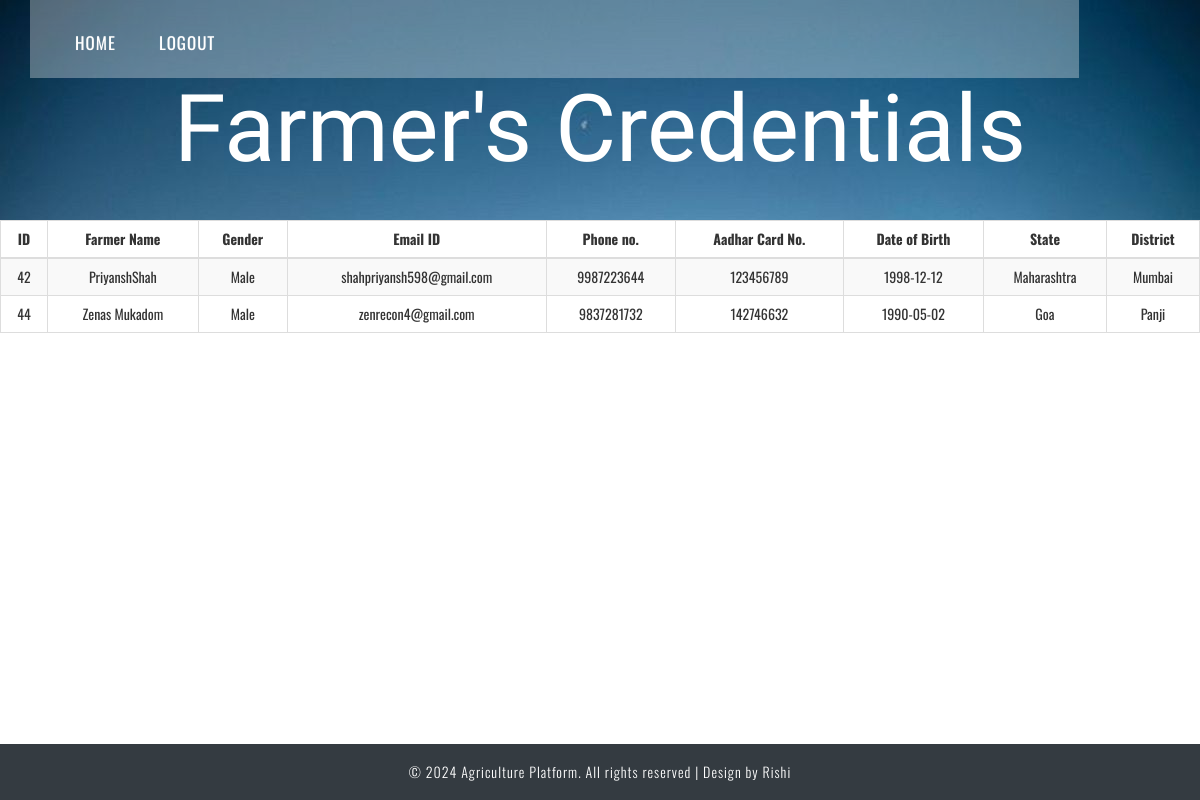
Page /gov_credentials.php on the committed database.
### tables this page shows
CREATE TABLE `farmerlogin` (
  `farmer_id` int(11) NOT NULL,
  `farmer_name` varchar(255) NOT NULL,
  `password` varchar(255) NOT NULL,
  `email` varchar(255) NOT NULL,
  `phone_no` varchar(50) NOT NULL,
  `F_gender` varchar(255) NOT NULL,
  `F_birthday` varchar(255) NOT NULL,
  `F_State` varchar(255) NOT NULL,
  `F_District` varchar(255) NOT NULL,
  `F_Location` varchar(255) NOT NULL,
  `F_AadharNo` varchar(255) NOT NULL,
  `F_AadharNo_file` varchar(255) NOT NULL,
  `F_Photo_Id_file` varchar(255) NOT NULL,
  `otp` int(20) NOT NULL
);

### gov_credentials.php (the view, shortened to what this page needs)
<?php
$servername="localhost";
$username="root";
$password="";
$dbname="agriculture_portal";
$conn =mysqli_connect($servername, $username, $password, $dbname);
  function decrypt($message,$encryption_key){
	$key = hex2bin($encryption_key);
	$message = base64_decode($message);
	$nonceSize = openssl_cipher_iv_length('aes-256-ctr');
	$nonce = mb_substr($message, 0, $nonceSize, '8bit');
	$ciphertext = mb_substr($message, $nonceSize, null, '8bit');
	$plaintext= openssl_decrypt(
	  $ciphertext,
	  'aes-256-ctr',
	  $key,
	  OPENSSL_RAW_DATA,
	  $nonce
	);
	return $plaintext;
  }
 $pk="1a851867be761f7725cacf7467a184d3";
$sql = "SELECT farmer_name, farmer_id, F_gender, email, phone_no, F_birthday, F_State, F_District, F_AadharNo FROM farmerlogin;";
$result = mysqli_query($conn, $sql);
?>
<!DOCTYPE html>
<html>
<head>
<link rel="stylesheet" href="css/myprofilecss.css">
<link rel="stylesheet" href="//netdna.bootstrapcdn.com/font-awesome/4.5.0/css/font-awesome.min.css">
<link rel="stylesheet" href="css/build.css">
<link rel="stylesheet" href="css/myprofileupload.css">
<link href="css/bootstrap.css" rel='stylesheet' type='text/css' />
<link rel="stylesheet" href="https://use.fontawesome.com/releases/v5.8.2/css/all.css">
<link href="misc/pnotify.css" rel="stylesheet">
<link href="misc/pnotify.brighttheme.css" rel="stylesheet">
<link href="css/style.css" rel="stylesheet" type="text/css" media="all" />
<link href="css/pnotify.css" rel="stylesheet">
<link href="css/pnotify.brighttheme.css" rel="stylesheet">
</head>
<body>
	<div class="header-banner" style="min-height:220px">
		<div class="container">
			<div class="header-top">
				<div class="top-menu">
					<ul>
					<nav class="cl-effect-13">
						<li><a href="government_index.php">Home</a></li>
						<li><a href="php/logout.php">Logout</a></li>
					</nav>
					</ul>
				</div>
				<div class="clearfix"></div>
			</div>
			<div class="banner-info text-center">
				<h1><a href="gov_credentials.php">Farmer's Credentials</a></h1>
			</div>
		</div>
	</div>
<table class="table table-striped table-bordered table-responsive-md btn-table">
<thead>
<tr>
	<th><center>ID</center></th>
    <th><center>Farmer Name</center></th>
    <th><center>Gender</center></th>
    <th><center>Email ID</center></th>
    <th><center>Phone no.</center></th>
	<th><center>Aadhar Card No.</center></th>
    <th><center>Date of Birth</center></th>
    <th><center>State</center></th>
    <th><center>District</center></th>
</tr>
</thead>
<tbody>
<?php
while($row = $result->fetch_assoc()) {
	$x=ucfirst(decrypt($row["farmer_name"],$pk));
	$y=$row["farmer_id"];
	$gen=$row["F_gender"];
	$gen=decrypt($gen,$pk);
    $email=$row["email"];
	$phone=$row["phone_no"];
	$phone=decrypt($phone,$pk);
	$aadhar=$row["F_AadharNo"];
	$aadhar=decrypt($aadhar,$pk);
	$dob=$row["F_birthday"];
	$dob=decrypt($dob,$pk);
	$state=$row["F_State"];
	$state=decrypt($state,$pk);
	$district=$row["F_District"];
	$district=decrypt($district,$pk);
echo "<tr>";
	echo "<td><center>$y</center></td>";
    echo "<td><center>$x</center></td>";
    echo "<td><center>$gen</center></td>";
    echo "<td><center>$email</center></td>";
	echo "<td><center>$phone</center></td>";
	echo "<td><center>$aadhar</center></td>";
    echo "<td><center>$dob</center></td>";
    echo "<td><center>$state</center></td>";
    echo "<td><center>$district</center></td>";
echo "</tr>";
}
?>
</tbody>
</table>
	<div class="footer" style="position:absolute;width:100%; bottom:0;">
		<div class="container">
			<div class="copyright text-center">
				<p>&copy; 2024 Agriculture Platform. All rights reserved | Design by Rishi </a></p>
			</div>
		</div>
	</div>
</body>
</html>

### css/style.css (style rules this page uses)
body { padding:0; margin:0; font-family: 'Oswald', sans-serif; background:#FFF; }
body a { transition:0.5s all; -webkit-transition:0.5s all; -moz-transition:0.5s all; -o-transition:0.5s all; -ms-transition:0.5s all; }
h1,h2,h3,h4,h5,h6 { margin:0; }
p { margin:0; }
ul { margin:0; padding:0; }
.header-banner { background:url('../images/banner3.jpg') no-repeat center center fixed; background-size:cover; -webkit-background-size:cover; -o-background-size:cover; -ms-background-size:cover; -moz-background-size:cover; min-height:900px; }
.top-menu { float:left; margin-top:9px; }
nav a { position: relative; display: inline-block; outline: none; color: #fff; text-decoration: none; text-transform: uppercase; letter-spacing: 1px; font-weight: 400; text-shadow: 0 0 1px rgba(255,255,255,0.3); font-size: 1.35em; }
.cl-effect-13 a { -webkit-transition: color 0.3s; -moz-transition: color 0.3s; transition: color 0.3s; }
.cl-effect-13 a::before { position: absolute; top: 50%; left: 50%; color: transparent; content: '.'; text-shadow: 0 0 transparent; font-size: 1.2em; -webkit-transition: text-shadow 0.3s, color 0.3s; -moz-transition: text-shadow 0.3s, color 0.3s; transition: text-shadow 0.3s, color 0.3s; -webkit-transform: translateX(-50%); -moz-transform: translateX(-50%); transform: translateX(-50%); pointer-events: none; }
.top-menu ul li { display:inline-block; }
.top-menu ul li a { color:#fff; text-transform:uppercase; font-weight:400; font-size:17px; text-decoration:none; margin:0 20px; font-family: 'Oswald', sans-serif; }
.header-top { background: rgba(255, 255, 255, 0.32); padding: 2em 30px; float: left; width: 92%; }
.banner-info h1 a { color:#fff; font-family: 'Niconne', cursive; font-size:2.8em; text-decoration:none; }
.banner-info { width:93%; margin:6em auto 0; }
.footer { padding: 3em 0; }
.footer { background: #343b41; padding: 20px 0; }
.copyright p { color: #fff; font-size: 1em; font-weight: 300; letter-spacing: 1px; }
@media screen and (max-width: 1440px) { .header-banner { min-height: 834px; } }
@media screen and (max-width: 1366px) { .banner-info { width: 93%; margin: 5em auto 0; } }
@media screen and (max-width: 1366px) { .header-banner { min-height: 790px; } }
@media screen and (max-width: 1280px) { .banner-info { margin: 4em auto 0; } }
@media screen and (max-width: 1280px) { .header-top { padding: 1.6em 25px; } }
@media screen and (max-width: 1280px) { .banner-info h1 a { font-size: 2.6em; } }
@media screen and (max-width: 1280px) { .header-banner { min-height: 730px; } }
@media screen and (max-width: 1280px) { .footer { padding: 1.3em 0; } }

### rows in the picture
farmerlogin: farmer_id "42", farmer_name "PriyanshShah", F_gender "Male", email "shahpriyansh598@gmail.com", phone_no "9987223644", F_AadharNo "123456789", F_birthday "1998-12-12", F_State "Maharashtra", F_District "Mumbai"
farmerlogin: farmer_id "44", farmer_name "Zenas Mukadom", F_gender "Male", email "zenrecon4@gmail.com", phone_no "9837281732", F_AadharNo "142746632", F_birthday "1990-05-02", F_State "Goa", F_District "Panji"
